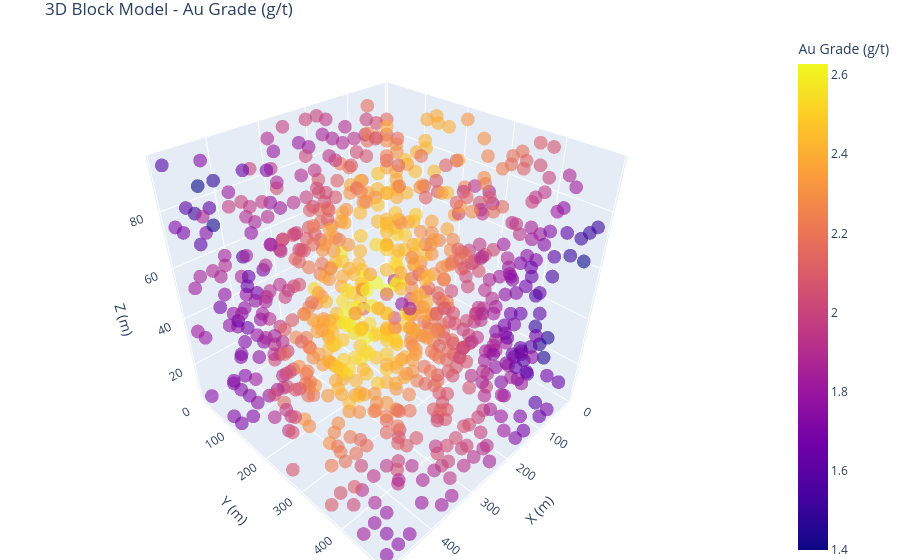

The code cell stored with this chart in its notebook:
### Markdown cell above
### STEP 3: BLOCK MODEL VISUALISATION

This section provides multiple ways to explore the synthetic block model using both static and interactive tools. Each method enables inspection of spatial variation across depth, orientation, and property type.

---

#### 🖼️ 3.1: Static Visualisation

- **Horizontal Slices** (Z-level): Shows planar views of properties at specific depths
- **Vertical Sections** (X or Y direction): Reveals cross-sectional views through the model
- **3D Scatter Plot**: An interactive view for spatial context using Plotly

---

### Code cell
### 1. Horizontal Slice (Z-level) ###

import matplotlib.pyplot as plt

# Choose Z level to slice (near surface = low Z)
z_slice_value = block_model_df['z'].unique()[0]  # or choose manually

# Filter to slice
slice_df = block_model_df[block_model_df['z'] == z_slice_value]

# Pivot for plotting
pivot = slice_df.pivot(index='y', columns='x', values=primary_mineral)

cmap = property_colormaps.get(primary_mineral, 'plasma')

# Plot
plt.figure(figsize=(6, 6))
plt.imshow(pivot.values, origin='lower', cmap=cmap, extent=[pivot.columns.min(), pivot.columns.max(), pivot.index.min(), pivot.index.max()])
plt.title(f"Horizontal Slice at Z={z_slice_value} m")
plt.colorbar(label=property_labels.get(primary_mineral, primary_mineral))
plt.xlabel('X (m)')
plt.ylabel('Y (m)')
plt.show()

### 2. Vertical Cross Section (Y or X) ###

# Choose Y value for cross-section
y_section_value = block_model_df['y'].unique()[int(len(block_model_df['y'].unique())/2)]

# Filter to cross-section
section_df = block_model_df[block_model_df['y'] == y_section_value]

# Pivot for plotting
pivot = section_df.pivot(index='z', columns='x', values=primary_mineral)

# Plot
plt.figure(figsize=(8, 4))
plt.imshow(pivot.values, origin='lower', cmap=cmap, extent=[pivot.columns.min(), pivot.columns.max(), pivot.index.min(), pivot.index.max()])
plt.title(f"Vertical Cross Section at Y={y_section_value} m")
plt.colorbar(label=property_labels.get(primary_mineral, primary_mineral))
plt.xlabel('X (m)')
plt.ylabel('Z (m)')
plt.show()

### 3. 3D Scatter Plot (Plotly) ###

import plotly.express as px

# Sample (optional) if dataset is large
sample_df = block_model_df.sample(frac=0.2, random_state=1)

fig = px.scatter_3d(sample_df,
					x='x', y='y', z='z',
					color=primary_mineral,
					color_continuous_scale=cmap,
					labels={primary_mineral: property_labels.get(primary_mineral, primary_mineral)},
					opacity=0.6,
					size_max=2,
					title=f'3D Block Model - {property_labels.get(primary_mineral, primary_mineral)}')
fig.update_layout(scene=dict(
	xaxis_title='X (m)',
	yaxis_title='Y (m)',
	zaxis_title='Z (m)'),
	margin=dict(l=0, r=0, b=0, t=30))
fig.show()

### Figure 1 — Plotly figure (JSON) as saved in the notebook; plotly's stock layout.template omitted (floating-point values rounded to 4 significant figures; data arrays with more than 128 entries replaced by an {"elided": "..."} marker saying what was removed)
{"data": [{"hovertemplate": "x=%{x}<br>y=%{y}<br>z=%{z}<br>Au Grade (g/t)=%{marker.color}<extra></extra>", "legendgroup": "", "marker": {"color": {"elided": "800 float values"}, "coloraxis": "coloraxis", "opacity": 0.6, "symbol": "circle"}, "mode": "markers", "name": "", "scene": "scene", "showlegend": false, "type": "scatter3d", "x": {"elided": "800 float values"}, "y": {"elided": "800 float values"}, "z": {"elided": "800 int values"}}], "layout": {"coloraxis": {"colorbar": {"title": {"text": "Au Grade (g/t)"}}, "colorscale": [[0, "#0d0887"], [0.1111, "#46039f"], [0.2222, "#7201a8"], [0.3333, "#9c179e"], [0.4444, "#bd3786"], [0.5556, "#d8576b"], [0.6667, "#ed7953"], [0.7778, "#fb9f3a"], [0.8889, "#fdca26"], [1, "#f0f921"]]}, "legend": {"tracegroupgap": 0}, "margin": {"b": 0, "l": 0, "r": 0, "t": 30}, "scene": {"domain": {"x": [0, 1], "y": [0, 1]}, "xaxis": {"title": {"text": "X (m)"}}, "yaxis": {"title": {"text": "Y (m)"}}, "zaxis": {"title": {"text": "Z (m)"}}}, "title": {"text": "3D Block Model - Au Grade (g/t)"}}}
